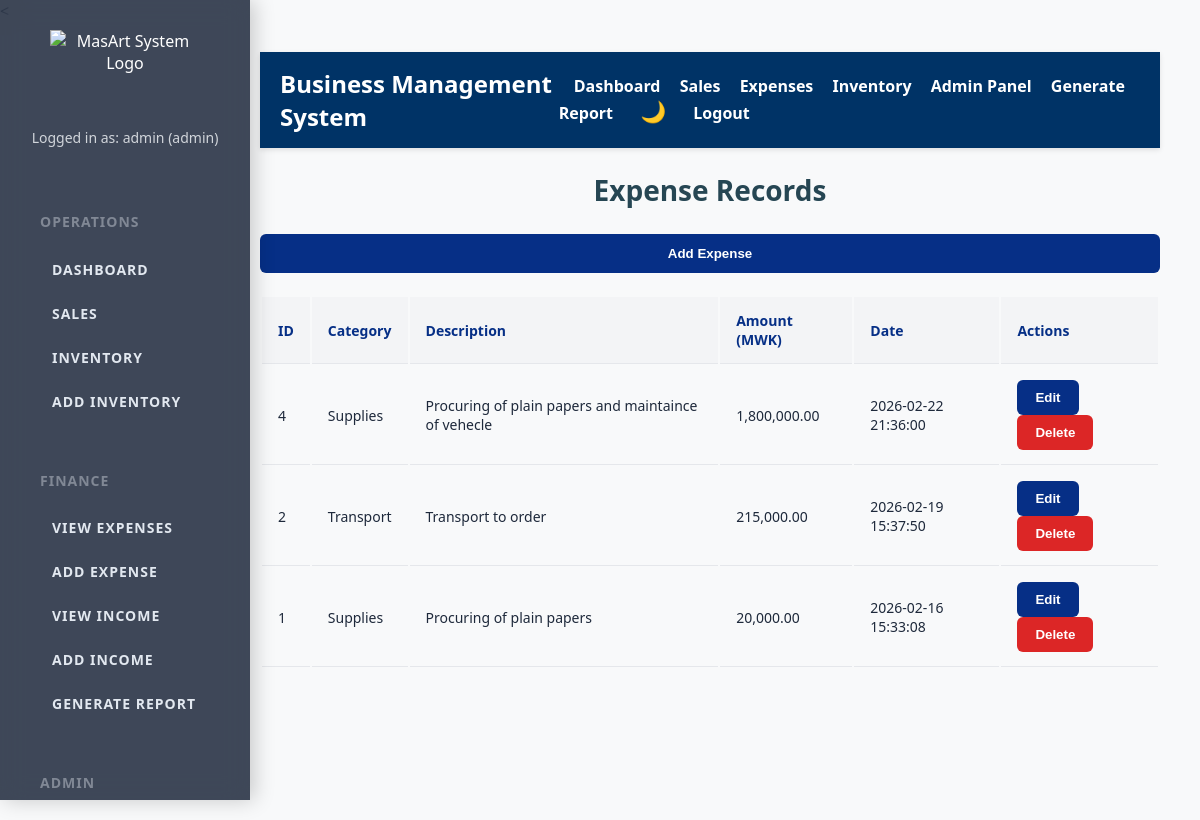
The app's page /expenses (signed in), older data.
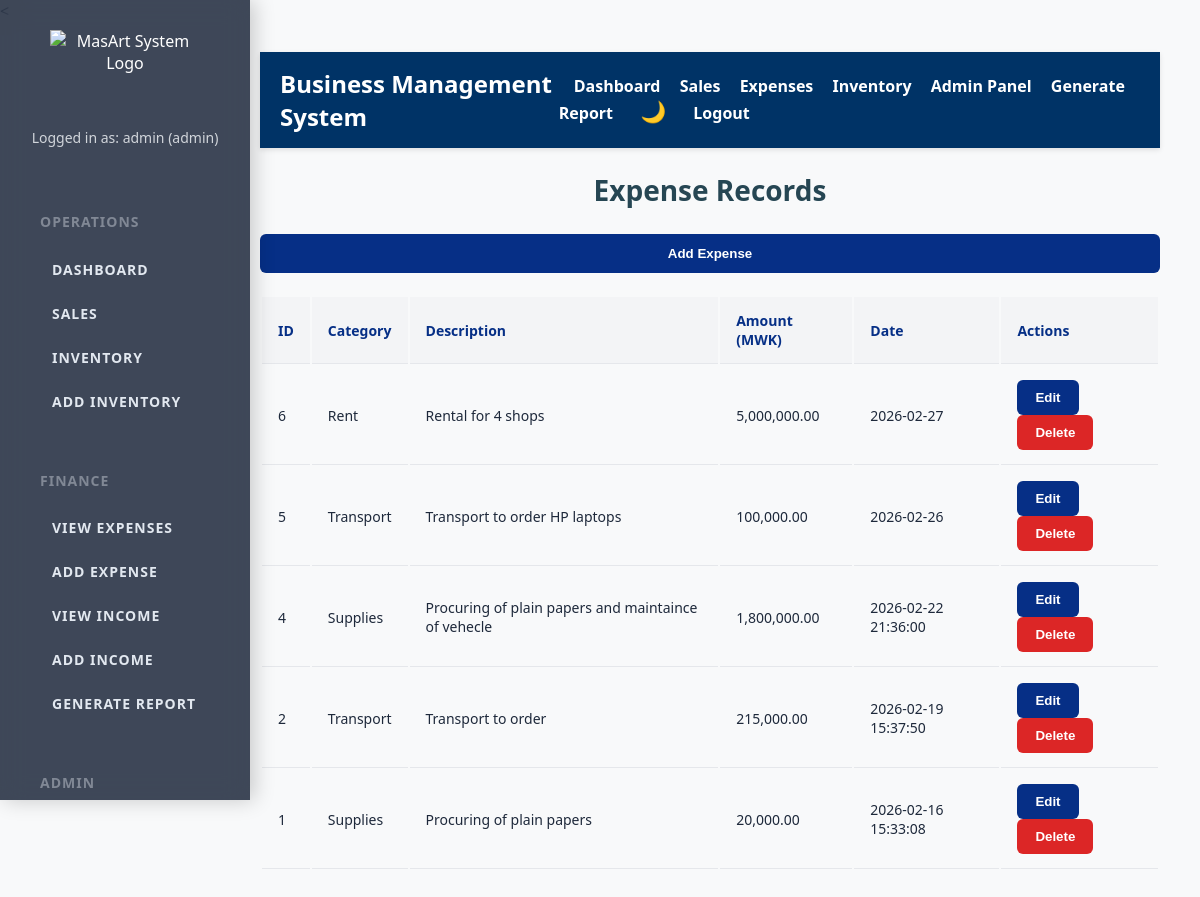
The same page, newer data.
### tables this page shows
CREATE TABLE expenses (
                id INTEGER PRIMARY KEY AUTOINCREMENT,
                category TEXT NOT NULL,
                description TEXT,
                amount REAL NOT NULL,
                date TEXT DEFAULT CURRENT_TIMESTAMP
            );

### app.py (the view)
@app.route('/expenses')
def view_expenses():
    if 'user' not in session:
        return redirect(url_for('login'))
    with get_db_connection() as conn:
        cursor = conn.cursor()
        cursor.execute("SELECT * FROM expenses ORDER BY date DESC")
        expenses_list = cursor.fetchall()
    return render_template('expenses.html', expenses=expenses_list)

### app.py (called while the page is built)
def get_db_connection():
    conn = sqlite3.connect(DATABASE, timeout=10)  # Added timeout to avoid database lock errors
    conn.row_factory = sqlite3.Row  # This allows us to access columns by name
    return conn

### templates/expenses.html (shortened to what this page needs)
{% extends "base.html" %}
{% block content %}
<h2>Expense Records</h2>
<a href="{{ url_for('add_expense') }}">
    <button class="btn-primary">Add Expense</button>
</a>
<br><br>
<div class="table-container">
    <table>
        <thead>
            <tr>
                <th>ID</th>
                <th>Category</th>
                <th>Description</th>
                <th>Amount (MWK)</th>
                <th>Date</th>
                <th>Actions</th>
            </tr>
        </thead>
        <tbody>
        {% for expense in expenses %}
            <tr>
                <td>{{ expense[0] }}</td>
                <td>{{ expense[1] }}</td>
                <td>{{ expense[2] }}</td>
                <td>{{ "{:,.2f}".format(expense[3]) }}</td>
                <td>{{ expense[4] }}</td>
                <td>
                    <a href="{{ url_for('edit_expense', expense_id=expense[0]) }}">
                        <button class="btn-warning">Edit</button>
                    </a>
                   <form action="{{ url_for('delete_expense', expense_id=expense[0]) }}"
                    method="POST"
                    style="display:inline;"
                    onsubmit="return confirm('Are you sure you want to delete this expense?');">
                    <button type="submit" class="btn-delete">
                        Delete
                    </button>
                </form>
            </tr>
        {% endfor %}
        </tbody>
    </table>
</div>
{% endblock %}

### templates/base.html (shortened to what this page needs)
<!DOCTYPE html>
<html lang="en">
<head>
    <link rel="stylesheet" href="{{ url_for('static', filename='style.css') }}">
</head>
<body>
<div class="sidebar">
    <div class="logo">
        <img src="{{ url_for('static', filename='assets/logo.png') }}" alt="MasArt System Logo">
    </div>
    {% if session.get('user') %}
        <p class="user-info">
            Logged in as: {{ session['user'] }} ({{ session['role'] }})
        </p>
    {% else %}
        <p class="user-info">Not logged in</p>
    {% endif %}
    <div class="sidebar-section">
        <h4>Operations</h4>
        <a href="{{ url_for('dashboard') }}">Dashboard</a>
        <a href="{{ url_for('view_sales') }}">Sales</a>
        <a href="{{ url_for('view_inventory') }}">Inventory</a>
        <a href="{{ url_for('add_inventory') }}">Add Inventory</a>
    </div>
    <div class="sidebar-section">
        <h4>Finance</h4>
        <a href="{{ url_for('view_expenses') }}">View Expenses</a>
        <a href="{{ url_for('add_expense') }}">Add Expense</a>
        <a href="{{ url_for('view_income') }}">View Income</a>
        <a href="{{ url_for('add_income') }}">Add Income</a>
        <a href="{{ url_for('generate_report') }}">Generate Report</a>
    </div>
    {% if session.get('role') == 'admin' %}
    <div class="sidebar-section">
        <h4>Admin</h4>
    </div>
    {% endif %}
</div>
<div class="content">
    <header>
        <div class="header-left">
            <h1>Business Management System</h1>
        </div>
            <nav class="header-nav">
                <a href="{{ url_for('dashboard') }}">Dashboard</a>
                <a href="{{ url_for('view_sales') }}">Sales</a>
                <a href="{{ url_for('view_expenses') }}">Expenses</a>
                <a href="{{ url_for('view_inventory') }}">Inventory</a>
                {% if session.get('role') == 'admin' %}
                    <a href="{{ url_for('create_user') }}" class="btn-admin">Admin Panel</a>
                {% endif %}
                <a href="{{ url_for('generate_report') }}" class="btn-report">Generate Report</a>
                <a href="javascript:void(0);" id="themeToggleBtn" title="Toggle Dark/Light Mode" style="cursor:pointer; user-select:none;">🌙</a>
                <a href="{{ url_for('logout') }}">Logout</a>
            </nav>
    </header>
    <main>
        {% block content %}{% endblock %}
    </main>
</div>
</body>
</html>

### static/style.css (style rules this page uses)
:root { --bg-main: #f4f6f9; --bg-card: #ffffff; --text-main: #1e293b; --sidebar-bg: rgba(30, 41, 59, 0.85); }
body { margin: 0; font-family: 'Segoe UI', Tahoma, Geneva, Verdana, sans-serif; background: #f8f9fa; color: #333; color: var(--text-main); transition: all 0.3s ease; }
.sidebar { position: fixed; top: 0; left: 0; width: 220px; height: 100vh; background-color: #283649; padding-top: 30px; box-sizing: border-box; }
.sidebar-section { color: #9ca3af; font-size: 14px; text-transform: uppercase; margin: 20px 0 5px 20px; letter-spacing: 1px; }
.sidebar .logo { text-align: center; padding: 10px 0 20px 0; }
.sidebar .logo img { width: 120px; height: auto; }
.sidebar .user-info { text-align: center; color: #d1d5db; font-size: 14px; margin-bottom: 25px; padding: 0 10px; }
.sidebar a, .sidebar nav a { display: block; color: #d1d5db; padding: 12px 25px; text-decoration: none; font-weight: 600; margin-bottom: 8px; transition: background-color 0.3s ease; }
.content { margin-left: 220px; padding-top: 80px; padding: 30px 40px; display: flex; flex-direction: column; align-items: center; min-height: 100vh; }
th, td { padding: 14px 16px; border-bottom: 1px solid #e5e7eb; font-size: 14px; }
th { background-color: #f3f4f6; font-weight: 600; color: #062f86; text-align: left; }
button, .add-sale-btn, .btn-pdf { background-color: #062f86; color: white; padding: 10px 18px; border: none; border-radius: 6px; font-weight: 600; cursor: pointer; transition: background-color 0.25s ease; display: inline-block; text-align: center; text-decoration: none; }
button.btn-primary { width: 100%; margin-top: 15px; }
header { color: white; padding: 15px 20px; display: flex; justify-content: space-between; align-items: center; background-color: #003366; box-shadow: 0 2px 5px rgba(0,0,0,0.1); position: sticky; top: 0; z-index: 1000; }
header h1 { margin: 0; font-size: 24px; }
nav a, .header-nav a { color: white; text-decoration: none; margin-left: 15px; font-weight: bold; }
h2 { color: #264653; font-size: 28px; margin-bottom: 10px; text-align: center; }
.btn-primary { margin-top: 25px; background-color: #062f86; color: white; border: none; padding: 12px 0; font-weight: 700; border-radius: 6px; cursor: pointer; transition: background-color 0.3s ease; }
button.btn-delete { background-color: #dc2626 !important; color: white; }
.sidebar { width: 250px; height: 100vh; position: fixed; left: 0; top: 0; background: var(--sidebar-bg); backdrop-filter: blur(12px); color: #fff; padding: 20px; display: flex; flex-direction: column; box-shadow: 4px 0 20px rgba(0,0,0,0.2); overflow-y: auto; overflow-x: hidden; }
.sidebar h4 { margin-top: 20px; font-size: 14px; text-transform: uppercase; opacity: 0.7; }
.sidebar a { display: block; padding: 10px 12px; margin: 5px 0; border-radius: 8px; text-decoration: none; color: #e2e8f0; transition: all 0.2s ease; }
.logo img { max-width: 150px; margin-bottom: 20px; }
#themeToggleBtn { font-size: 1.3rem; padding: 0 0.5rem; color: #fff; user-select: none; transition: color 0.3s ease; }

Row changes from the older to the newer data that the page shows:
added expenses: id "6", category "Rent", description "Rental for 4 shops", amount "5,000,000.00", date "2026-02-27"
added expenses: id "5", category "Transport", description "Transport to order HP laptops", amount "100,000.00", date "2026-02-26"
